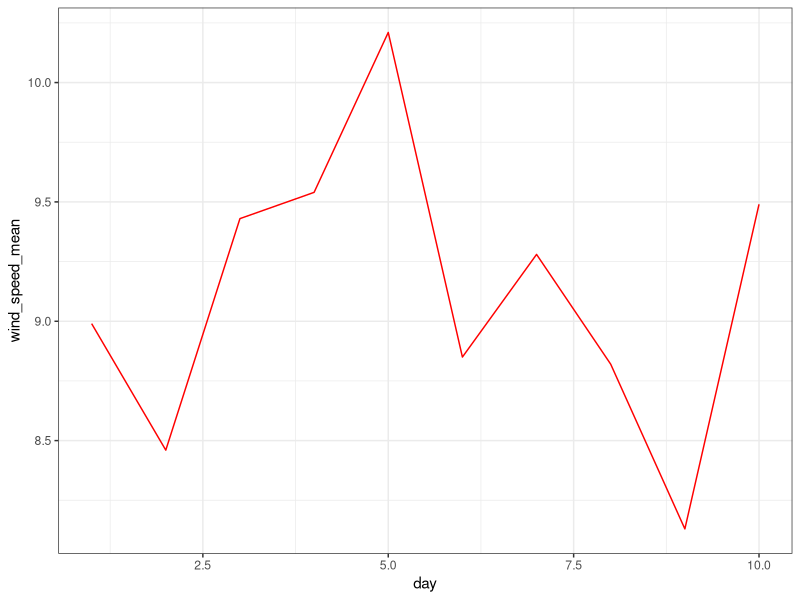
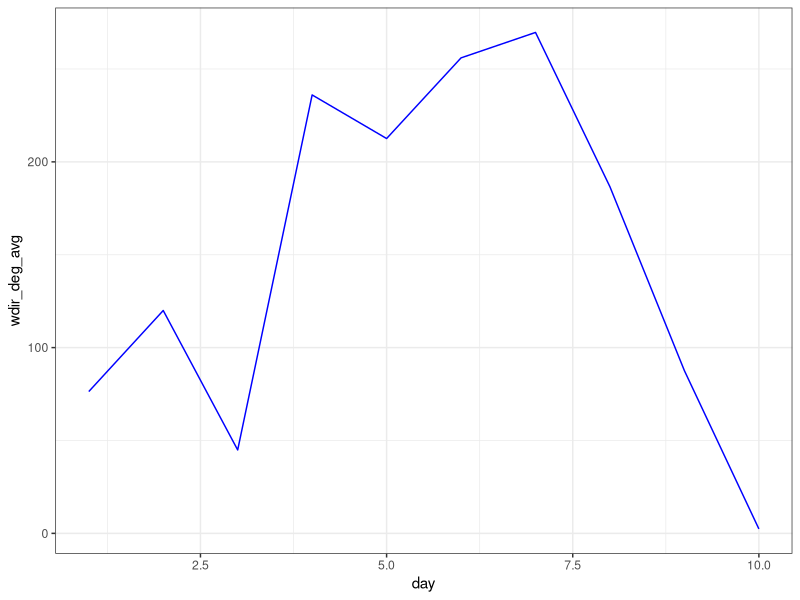

Reproduce these figures in R, in order.
#' ---
#' title: "Vector averaging degrees of wind direction"
#' author: "Beau Larkin"
#' date: "2021-03-05"
#' output: github_document
#' ---

#' # Description
#' Wind direction is usually reported in degrees, which presents a problem for calculating an average. 
#' For example, if the wind direction for a given period varied between 340 and 20 degrees, 
#' the average direction over that period should be near north (zero degrees), 
#' but taking the arithmetic average of 340 and 20 equals 180, or south. To produce a meaningful average
#' of wind direction, we must use vector functions to decompose degrees into longitudinal and latitudinal 
#' dimensions, calculate the average (and/or a measure of variability), and recombine them to report the 
#' result in degrees. 
#' 
#' Simply calculating the vector average of wind direction fails to take advantage of other 
#' information at our disposal, however.
#' We will also take into account the wind speed, which acts as a weight on direction. For example, if 
#' the wind blows gently from the east for half of a day, and strongly from the north for half of the day,
#' we would expect the average to be closer to north than to east. 
#' 
#' ## Citation
#' This example and script was adapted from 
#' [Grange, S.K. (2014). Technical note : Averaging wind speeds and directions, 1–12](https://www.researchgate.net/publication/262766424_Technical_note_Averaging_wind_speeds_and_directions)
#' 
#' # Load necessary tools
library(knitr)
library(tidyverse)

#' # Create data to motivate example
#' ## Wind directions
#' We will be working with data obtained via API from [Davis Instruments Weatherlink](https://www.davisinstruments.com/weatherlink-cloud/).
#' The API returns wind direction data that are binned into 16 compass directions, and the compass directions are represented 
#' either as text or as an integer in [0, 15]. These integers must be translated into degree equivalents before
#' other calculations can be made. We have confirmed with Davis Instruments that the integer values map to degrees 
#' in the order shown in the following code.   

wind_dir <-
  data.frame(
    wdir_integer = c(0:15),
    wdir_text = c("N", "NNE", "NE", "ENE", "E", "ESE", "SE", "SSE", "S", "SSW", "SW", "WSW", "W", "WNW", "NW", "NNW"),
    wdir_degree = c(22.5 * c(0:15))
  )

#' ### Wind direction data translation
#+ wind_direction_codes
wind_dir %>% kable()

#' ### Example weather data
#' Data used in this example include 1000 rows, split into ten "days" with 100 values for each day.
#' Wind speed is sampled from an integer vector and for this example is unitless. The wind direction
#' data are sampled from the `wind_dir` data frame.

weather_data <-
  data.frame(
    day = rep(1:10, each = 100),
    wind_speed = sample(0:18, size = 1000, replace = TRUE),
    slice_sample(wind_dir, n = 1000, replace = TRUE)
  ) %>%
  glimpse()

#' ### Vector averaging and results
#' New variables are added here to the source data frame. The variables `wdir_u` and `wdir_v` comprise the latitudinal
#' and longitudinal components of the wind direction vector. 
#' 
#' In all summary functions, `na.rm = TRUE` is set because it is almost a given in real weather data that NA
#' or NULL values will be reported. 

## Calculate the u and v wind components, add as new variables in data frame
weather_data$wdir_u <- -weather_data$wind_speed * sin(2 * pi * weather_data$wdir_degree / 360)
weather_data$wdir_v <- -weather_data$wind_speed * cos(2 * pi * weather_data$wdir_degree / 360)
weather_data %>% glimpse()

## Calculate the average of wind vectors, grouped by time (in this case, "day")
weather_summary <-
  weather_data %>%
  group_by(day) %>%
  summarize(
    wind_speed_mean = mean(wind_speed, na.rm = TRUE),
    wdir_u_mean = mean(wdir_u, na.rm = TRUE),
    wdir_v_mean = mean(wdir_v, na.rm = TRUE),
    wdir_deg_avg = (atan2(wdir_u_mean, wdir_v_mean) * 360 / 2 / pi) + 180,
    .groups = "drop"
  )
weather_summary %>% kable()

#' It is possible to calculate the standard deviation of wind speed and wind direction, 
#' but implementing this will take additional work. Applying standard deviations to wind 
#' direction means that the y axis in figures will extend above 360 and below 0, which seems
#' inappropriate. For wind speed, we also will be able to display max and min wind speed, if desired,
#' alleviating the need for a measure of variability. 
#' 
#' #### For information on the standard deviation of wind directions, see:
#' * Wikipedia [page](https://en.wikipedia.org/wiki/Yamartino_method) on the Yamartino method 
#' * *On the Algorithms Used to Compute the Standard Deviation of Wind Direction*, [Farrugia et al. 2009](https://journals.ametsoc.org/view/journals/apme/48/10/2009jamc2050.1.xml)
#' 
#' ### Graphical display
#' This figure is laughably simple with only ten days included, but it's representative 
#' of what wind speed and direction displays often look like. 

#+ Average wind speed
weather_summary %>% 
  ggplot(aes(x = day, y = wind_speed_mean)) +
  geom_line(color = "red") +
  theme_bw()
#+ Average wind direction
weather_summary %>% 
  ggplot(aes(x = day, y = wdir_deg_avg)) +
  geom_line(color = "blue") +
  theme_bw()

#' ### Proof of concept
#' Let's make sure that this works with wind directions that should average to north.
dir_vec <- c(310, 340, 355, 5, 15, 20)
sp_vec = sample(2:7)
u <- -sp_vec * sin(2 * pi * dir_vec / 360)
v <- -sp_vec * cos(2 * pi * dir_vec / 360)

#' The result should be close to 360 and not close to the average of `dir_vec`
## Result of vector averaging:
(atan2(mean(u), mean(v)) * 360 / 2 / pi) + 180
## Arithmetic mean of vector:
mean(dir_vec)


#' ### Code simplification
#' The code here could easily be streamlined into a unified block, but for implementation of this
#' in our weather application, this script must be adapted to SQL, so for now it's best to leave it like
#' it is. 